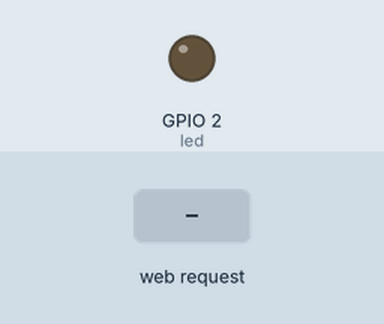
The sketch below on a simulated ESP8266 (NodeMCU). Parts: output pins drawn as LEDs (lit = HIGH). The test bench sets the inputs (shaded band). WiFi joins after 1.5 s; servers stay silent unless stated; what the sketch prints to the serial monitor is not drawn.

Above: at 2.7 s.
2.8 s: HTTP request GET / received
At 3.6 s:
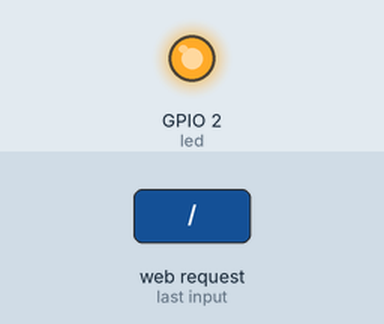
Timing chart, 0 to 5.8 s (numbered marks = the images above; inputs shaded):
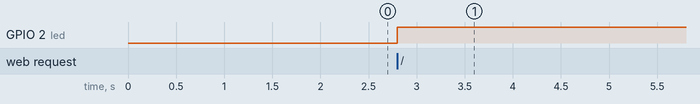

Measured:
- after the input at 2.8 s, GPIO 2 (led): LOW → HIGH at once

The sketch:

ajax_millisec.ino
```cpp
#include <ESP8266WiFi.h>
#include <WiFiClient.h>
#include <ESP8266WebServer.h>

const char* ssid = "Dom";
const char* password = "paukov99";
const int led = LED_BUILTIN;

ESP8266WebServer server(80);

void init_webserver();

void setup(void) {
  pinMode(led, OUTPUT);
  digitalWrite(led, 0);
  Serial.begin(115200);
  WiFi.begin(ssid, password);
  while (WiFi.status() != WL_CONNECTED) {
    Serial.printf("Connecting to %s:%s\r\n", ssid, password);
    delay(500);
  }

  Serial.printf("Connected to %s, IP address: ", ssid);
  Serial.println(WiFi.localIP());
  init_webserver();
}

void loop(void) {
  server.handleClient();
}

void init_webserver() {
  server.on("/", []() {
    digitalWrite(led, !digitalRead(led));
    static String responseHTML =F(
      "<!doctype html>                             "
      "<html>                                      "
      "  <head>                                    "
      "<script src=\"https://ajax.googleapis.com/ajax/libs/jquery/2.2.2/jquery.min.js\"></script>                                          "
      "    <title>Hello CMMC</title>               "
      "  </head>                                   "
      "  <body>                                    "
      "      <h1>HELLO WORLD                       "
      "         <span id=\"millis\"></span>        "
      "       </h1>                                "
      "  </body>                                   "
      "</html>");
    server.send (200, "text/html", responseHTML.c_str() );
  });

  server.on("/inline", []() {
    server.send(200, "text/plain", "this works as well");
  });

  server.on( "/millis", []() {
    char buff[100];
    sprintf(buff, "{\"millis\": %lu }", millis());
    server.send ( 200, "text/plain", buff );
  });

  server.onNotFound([]() {
    String message = "File Not Found\n\n";
    message += "URI: ";
    message += server.uri();
    server.send(404, "text/plain", message);
  });

  server.begin();
  Serial.println("HTTP server started");
}
```
